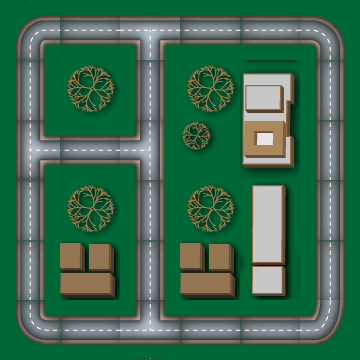

This game map was drawn from its Tiled (.tmx) file and the tilesets committed beside it. A one-line description and the full map source follow:
An orthogonal 6x6 tile map with 60x60 px tiles, 2 tile layers (Map, Decorations), 2 tilesets.

<map version="1.0" orientation="orthogonal" width="6" height="6" tilewidth="60" tileheight="60">
 <tileset firstgid="1" source="corners0.tsx" />
 <tileset firstgid="19" source="decorations0.tsx" />
 <layer name="Map" width="6" height="6">
  <data>
   <tile gid="9" />
   <tile gid="11" />
   <tile gid="4" />
   <tile gid="11" />
   <tile gid="11" />
   <tile gid="7" />
   <tile gid="12" />
   <tile gid="18" />
   <tile gid="12" />
   <tile gid="18" />
   <tile gid="18" />
   <tile gid="12" />
   <tile gid="3" />
   <tile gid="11" />
   <tile gid="5" />
   <tile gid="18" />
   <tile gid="18" />
   <tile gid="12" />
   <tile gid="12" />
   <tile gid="18" />
   <tile gid="12" />
   <tile gid="18" />
   <tile gid="18" />
   <tile gid="12" />
   <tile gid="12" />
   <tile gid="18" />
   <tile gid="12" />
   <tile gid="18" />
   <tile gid="18" />
   <tile gid="12" />
   <tile gid="8" />
   <tile gid="11" />
   <tile gid="2" />
   <tile gid="11" />
   <tile gid="11" />
   <tile gid="10" />
  </data>
 </layer>
 <layer name="Decorations" width="6" height="6">
  <data>
   <tile gid="0" />
   <tile gid="0" />
   <tile gid="0" />
   <tile gid="0" />
   <tile gid="0" />
   <tile gid="0" />
   <tile gid="0" />
   <tile gid="21" />
   <tile gid="0" />
   <tile gid="21" />
   <tile gid="29" />
   <tile gid="0" />
   <tile gid="0" />
   <tile gid="0" />
   <tile gid="0" />
   <tile gid="19" />
   <tile gid="35" />
   <tile gid="0" />
   <tile gid="0" />
   <tile gid="21" />
   <tile gid="0" />
   <tile gid="21" />
   <tile gid="22" />
   <tile gid="0" />
   <tile gid="0" />
   <tile gid="23" />
   <tile gid="0" />
   <tile gid="23" />
   <tile gid="28" />
   <tile gid="0" />
   <tile gid="0" />
   <tile gid="0" />
   <tile gid="0" />
   <tile gid="0" />
   <tile gid="0" />
   <tile gid="0" />
  </data>
 </layer>
</map>